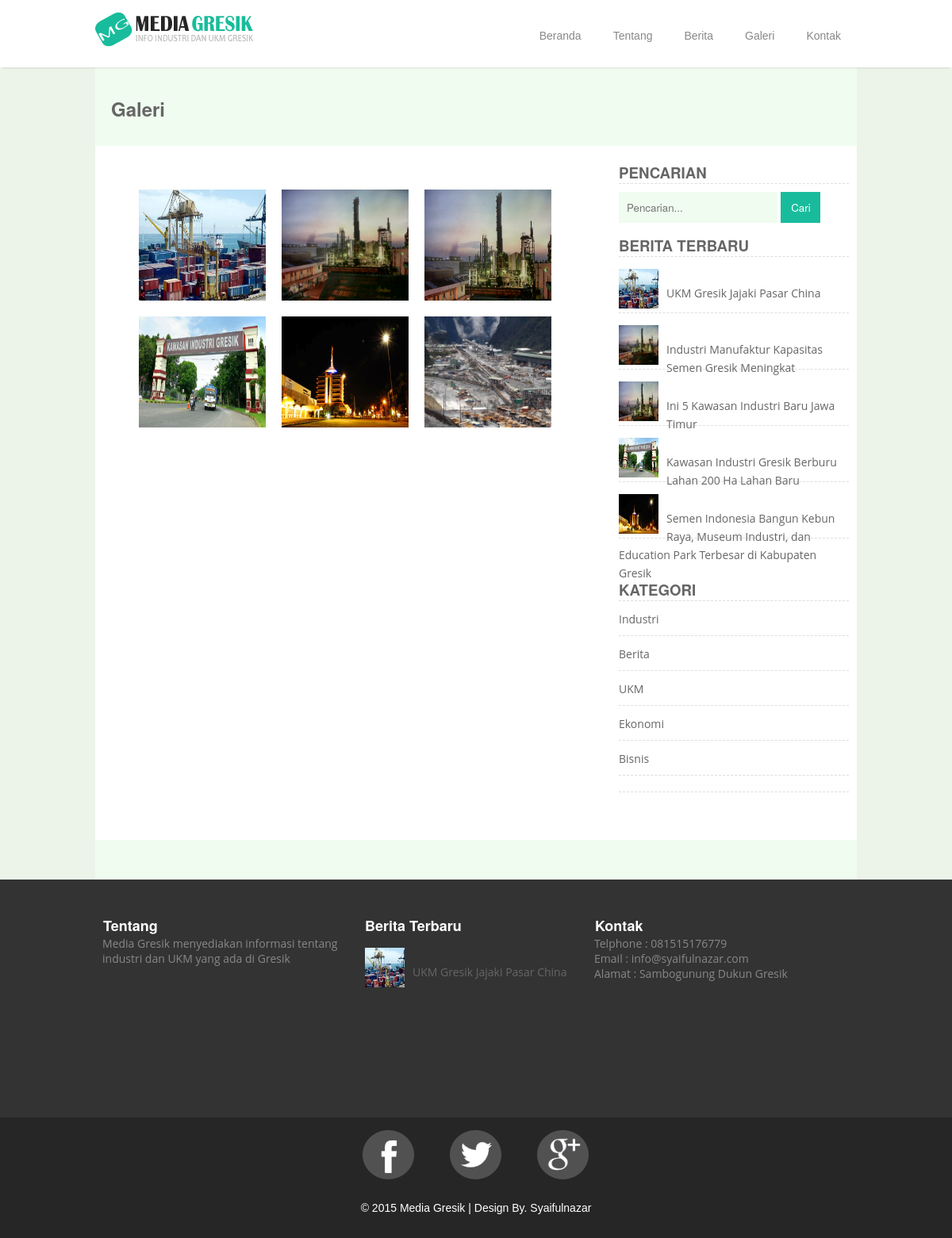
Screenshot of /index.php?page=galeri with the database file from the repository.
### tables this page shows
CREATE TABLE IF NOT EXISTS `berita` (
  `id_berita` int(5) unsigned NOT NULL AUTO_INCREMENT,
  `id_kategori` int(3) unsigned NOT NULL DEFAULT '0',
  `judul` varchar(100) NOT NULL DEFAULT '',
  `isi` text NOT NULL,
  `gambar` varchar(50) NOT NULL,
  `pengirim` varchar(15) NOT NULL DEFAULT '',
  `tanggal` datetime NOT NULL DEFAULT '0000-00-00 00:00:00',
  PRIMARY KEY (`id_berita`)
);

CREATE TABLE IF NOT EXISTS `kategori` (
  `id_kategori` int(3) unsigned NOT NULL AUTO_INCREMENT,
  `nm_kategori` varchar(30) NOT NULL DEFAULT '',
  PRIMARY KEY (`id_kategori`)
);

### content/galeri.php (the view)
<div class="hal_artikel">
    <h2>Galeri</h2>
    <div class="kanan">
        <?php include'sidebar.php';?>
    </div>
    <div class="artikel">
           <?php
        $query="SELECT gambar
                FROM berita ORDER BY id_berita DESC";
        $sql = mysql_query($query);
            while ($hasil=mysql_fetch_array($sql)){
         $gambar= $hasil['gambar'];
        ?>
        <p>
		<a class="fancybox" href="#" data-fancybox-group="gallery" title="Lorem ipsum dolor sit amet"><?php echo "<img class='galeri' src='gambar/".$gambar."'/>"; ?></a>
	</p>
        <?php
        }
        ?>
    </div>
</div>

### content/sidebar.php
<h3>PENCARIAN</h3>
        <form action="index.php?page=cari" method="post">
        <input type="text" name="search" placeholder="Pencarian..."></input>
        <input type="submit" value="Cari"></input><br>
        </form>
        <h3>BERITA TERBARU</h3>
        <ul>
            <?php
            $recent = mysql_query("SELECT id_berita,
                                judul,
                                gambar
                                FROM  berita
                                ORDER BY id_berita DESC limit 5 ");
            while($post=mysql_fetch_array($recent)) {
            ?>
				<li class="recent">
                    <?php echo "<img  class='recent' src='gambar/".$post['gambar']."'/><br> "; ?>
                    <a href="index.php?page=detailberita&hal=<?php echo $post['id_berita'];?>"><?php echo stripslashes($post['judul']);?></a></li>
        <?php } ?>
        </ul><br><br>
        <h3>KATEGORI</h3>
        <ul>
            <?php
            $kategori = mysql_query("SELECT id_kategori,
                                nm_kategori
                                FROM  kategori
                                ORDER BY id_kategori ASC ");
            while($hkategori = mysql_fetch_array($kategori)) {
            ?>
            <li><a href=""><?php echo stripslashes($hkategori['nm_kategori']); ?></a></li>
            <?php } ?>
        </ul>

### footer.php (shortened to what this page needs)
<div id="footer">
	<div class="barisbawah">
    <div class="kiri">
        <h3>Tentang</h3>
        <p>Media Gresik menyediakan informasi tentang industri dan UKM yang ada di Gresik</p>
    </div>
    <div class="kanan">
       <h3>Kontak</h3>
        <p>Telphone : 081515176779</p>
        <p>Email : info@syaifulnazar.com</p>
        <p>Alamat : Sambogunung Dukun Gresik</p>
    </div>
    <div class="tengah">
        <h3>Berita Terbaru</h3>
       <p><ul>
            <?php
            $recent = mysql_query("SELECT id_berita,
                                judul,
                                gambar
                                FROM  berita
                                ORDER BY id_berita DESC limit 1 ");
            while($post=mysql_fetch_array($recent)) {
            ?>
				<li class="recent">
                    <?php echo "<img  class='recent' src='gambar/".$post['gambar']."'/><br> "; ?>
                    <a href="index.php?page=detailberita&hal=<?php echo $post['id_berita'];?>"><?php echo stripslashes($post['judul']);?></a></li>
        <?php } ?>
        </ul></p>
    </div>
</div>
    <div class="bawah">
         <p>
            <a class="sosial" href="#" data-fancybox-group="gallery" title="Lorem ipsum dolor sit amet"><img src="../gresik/images/fb.png" alt="" /></a>
             <a class="sosial" href="#" data-fancybox-group="gallery" title="Lorem ipsum dolor sit amet"><img src="../gresik/images/tw.png" alt="" /></a>
             <a class="sosial" href="#" data-fancybox-group="gallery" title="Lorem ipsum dolor sit amet"><img src="../gresik/images/gl.png" alt="" /></a>
        </p>
        <p>&copy; 2015 Media Gresik | Design By. Syaifulnazar </p>
    </div>
</div>

### css/slider.css (style rules this page uses)
* { margin: 0; padding: 0; }

### rows the page displays
berita: gambar (picture), judul "UKM Gresik Jajaki Pasar China"
berita: gambar (picture), judul "Industri Manufaktur Kapasitas Semen Gresik Meningkat"
berita: gambar (picture), judul "Ini 5 Kawasan Industri Baru Jawa Timur"
berita: gambar (picture), judul "Kawasan Industri Gresik Berburu Lahan 200 Ha Lahan Baru"
berita: gambar (picture), judul "Semen Indonesia Bangun Kebun Raya, Museum Industri, dan Education Park Terbesar di Kabupaten Gresik"
kategori: nm_kategori "Industri"
kategori: nm_kategori "Berita"
kategori: nm_kategori "UKM"
kategori: nm_kategori "Ekonomi"
kategori: nm_kategori "Bisnis"
berita: gambar (picture)
